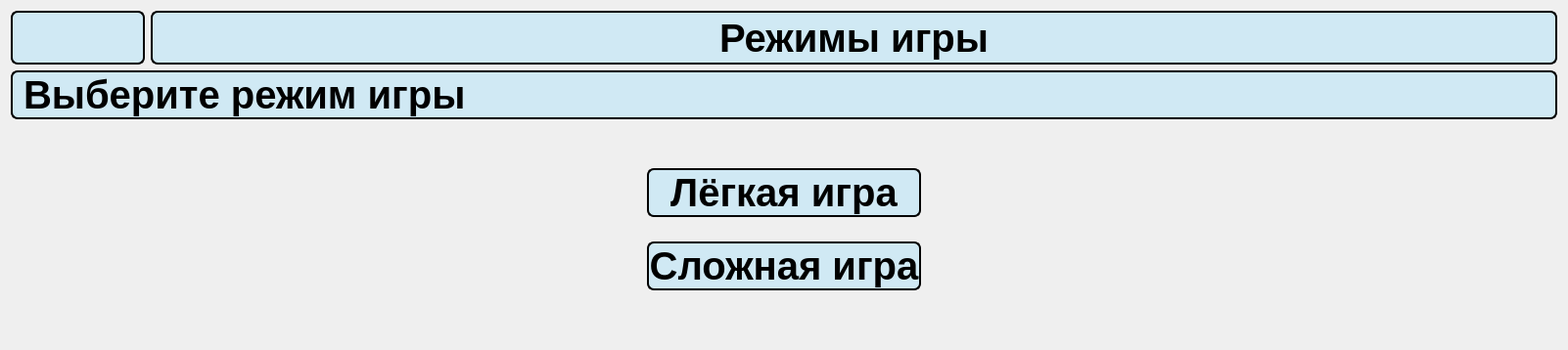
      <widget class="QWidget" name="game_modes">
       <property name="sizePolicy">
        <sizepolicy hsizetype="Expanding" vsizetype="Expanding">
         <horstretch>0</horstretch>
         <verstretch>0</verstretch>
        </sizepolicy>
       </property>
       <layout class="QVBoxLayout" name="verticalLayout_12">
        <item>
         <layout class="QVBoxLayout" name="verticalLayout_8">
          <item>
           <layout class="QVBoxLayout" name="verticalLayout_10" stretch="1,15">
            <item>
             <layout class="QHBoxLayout" name="horizontalLayout_5" stretch="2,21">
              <property name="spacing">
               <number>6</number>
              </property>
              <property name="bottomMargin">
               <number>0</number>
              </property>
              <item>
               <widget class="QPushButton" name="back_3">
                <property name="sizePolicy">
                 <sizepolicy hsizetype="Expanding" vsizetype="Expanding">
                  <horstretch>0</horstretch>
                  <verstretch>0</verstretch>
                 </sizepolicy>
                </property>
                <property name="font">
                 <font>
                  <family>Comfortaa</family>
                  <pointsize>28</pointsize>
                  <bold>false</bold>
                 </font>
                </property>
                <property name="styleSheet">
                 <string notr="true">QPushButton {
	color: black;
	background-color: rgb(208, 233, 244);
	border: 2px solid black;
	border-radius: 7px;
	box-shadow: 1 1 1px rgba(255, 0, 0);
}
QPushButton:hover {
	background-color: #d0dff4;
} 
QPushButton:pressed {
	background-color: #1f6391;
}
</string>
                </property>
                <property name="text">
                 <string/>
                </property>
                <property name="icon">
                 <iconset resource="res_rc.qrc">
                  <normaloff>:/icon/icons/back.svg</normaloff>:/icon/icons/back.svg</iconset>
                </property>
               </widget>
              </item>
              <item>
               <widget class="QLabel" name="label_5">
                <property name="sizePolicy">
                 <sizepolicy hsizetype="Expanding" vsizetype="Expanding">
                  <horstretch>0</horstretch>
                  <verstretch>0</verstretch>
                 </sizepolicy>
                </property>
                <property name="styleSheet">
                 <string notr="true">color: black;
font-weight: bold;
font-size: 40px;
border: 2px solid black;
border-radius: 7px;

background-color: rgb(208, 233, 244);
</string>
                </property>
                <property name="text">
                 <string>Режимы игры</string>
                </property>
                <property name="alignment">
                 <set>Qt::AlignmentFlag::AlignCenter</set>
                </property>
               </widget>
              </item>
             </layout>
            </item>
            <item>
             <layout class="QVBoxLayout" name="verticalLayout_9" stretch="1,7">
              <property name="spacing">
               <number>50</number>
              </property>
              <item>
               <layout class="QVBoxLayout" name="verticalLayout_13">
                <property name="leftMargin">
                 <number>0</number>
                </property>
                <property name="rightMargin">
                 <number>0</number>
                </property>
                <item>
                 <widget class="QLabel" name="label">
                  <property name="sizePolicy">
                   <sizepolicy hsizetype="Expanding" vsizetype="Expanding">
                    <horstretch>0</horstretch>
                    <verstretch>0</verstretch>
                   </sizepolicy>
                  </property>
                  <property name="styleSheet">
                   <string notr="true">color: black;
font-weight: bold;
font-size: 40px;
border: 2px solid black;
border-radius: 7px;
qproperty-alignment: 'AlignCenter';
background-color: rgb(208, 233, 244);
</string>
                  </property>
                  <property name="text">
                   <string>Выберите режим игры</string>
                  </property>
                 </widget>
                </item>
               </layout>
              </item>
              <item>
               <layout class="QVBoxLayout" name="verticalLayout_7" stretch="1,1">
                <property name="spacing">
                 <number>25</number>
                </property>
                <property name="leftMargin">
                 <number>650</number>
                </property>
                <property name="rightMargin">
                 <number>650</number>
                </property>
                <property name="bottomMargin">
                 <number>50</number>
                </property>
                <item>
                 <widget class="QPushButton" name="btn_easymode">
                  <property name="sizePolicy">
                   <sizepolicy hsizetype="Expanding" vsizetype="Expanding">
                    <horstretch>0</horstretch>
                    <verstretch>0</verstretch>
                   </sizepolicy>
                  </property>
                  <property name="styleSheet">
                   <string notr="true">QPushButton {
                color: black;
                font-weight: bold;
                font-size:40px;
                background-color: rgb(208, 233, 244);
                border: 2px solid black;
                border-radius: 7px;

            }
            QPushButton:hover {
                background-color: #d0dff4;
            } 
			QPushButton:pressed {
            	background-color: #1f6391;
        }</string>
                  </property>
                  <property name="text">
                   <string>Лёгкая игра</string>
                  </property>
                 </widget>
                </item>
                <item>
                 <widget class="QPushButton" name="btn_hardmode">
                  <property name="sizePolicy">
                   <sizepolicy hsizetype="Expanding" vsizetype="Expanding">
                    <horstretch>0</horstretch>
                    <verstretch>0</verstretch>
                   </sizepolicy>
                  </property>
                  <property name="styleSheet">
                   <string notr="true">QPushButton {
                color: black;
                font-weight: bold;
                font-size:40px;
                background-color: rgb(208, 233, 244);
                border: 2px solid black;
                border-radius: 7px;

            }
            QPushButton:hover {
                background-color: #d0dff4;
            } 
			QPushButton:pressed {
            	background-color: #1f6391;
        }</string>
                  </property>
                  <property name="text">
                   <string>Сложная игра</string>
                  </property>
                 </widget>
                </item>
               </layout>
              </item>
             </layout>
            </item>
           </layout>
          </item>
         </layout>
        </item>
       </layout>
      </widget>
